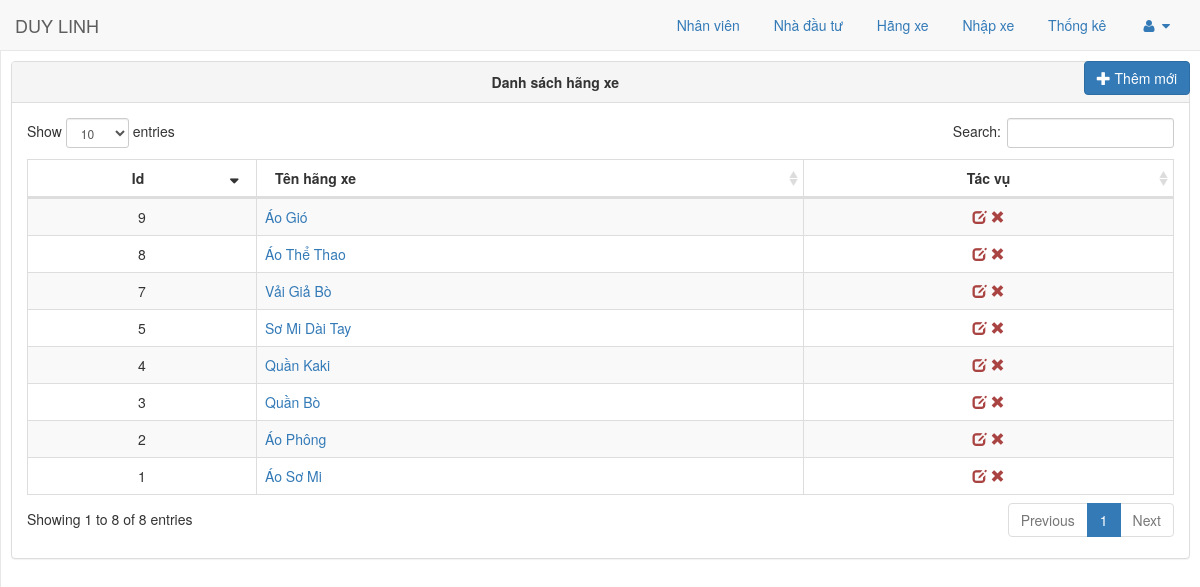
The page /admin.php?controller=group (signed in) on the database its author committed.
### tables this page shows
CREATE TABLE `subcategory` (
  `Id` int(11) NOT NULL AUTO_INCREMENT,
  `Name` varchar(250) DEFAULT NULL,
  `SupplyId` int(11) DEFAULT NULL,
  `Link` varchar(260) DEFAULT NULL,
  `CategoryId` int(11) DEFAULT NULL,
  `pId` int(11) NOT NULL DEFAULT 0,
  `alias` varchar(100) DEFAULT NULL,
  PRIMARY KEY (`Id`),
  KEY `FK_Id_Supplies1` (`SupplyId`) USING BTREE,
  KEY `FK_Id_Category1` (`CategoryId`) USING BTREE
);

### admin/controllers/group/index.php (called while the page is built, shortened)
<?php
$groups = get_all('subcategory', '');
require('admin/views/group/index.php');

### lib/model.php (called while the page is built, shortened)
<?php
function get_all($table, $options = array())
{
    $conn = connectDB();
    $select = isset($options['select']) ? $options['select'] : '*';
    $where = isset($options['where']) ? 'WHERE ' . $options['where'] : '';
    $order_by = isset($options['order_by']) ? 'ORDER BY ' . $options['order_by'] : '';
    $limit = isset($options['offset']) && isset($options['limit']) ? 'LIMIT ' . $options['offset'] . ',' . $options['limit'] : '';
    $sql = "SELECT $select FROM $table $where $order_by $limit";
    $query = mysqli_query($conn, $sql) or die(mysqli_error());
    $data = array();
    if (mysqli_num_rows($query) > 0) {
        while ($row = mysqli_fetch_assoc($query)) {
            $data[] = $row;
        }
    }
    return $data;
}

### admin/views/group/index.php (the view, shortened to what this page needs)
<?php require('admin/views/shared/header.php'); ?>
    <div id="page-wrapper">
        <a href="admin.php?controller=group&amp;action=add" class="btn btn-primary pull-right"><i
                    class="glyphicon glyphicon-plus"></i> Thêm mới</a>
        <div class="panel panel-default">
            <div class="panel-heading text-center">
                <b>Danh sách hãng xe</b>
            </div>
            <div class="panel-body">
                <div class="dataTable_wrapper">
                    <table class="table table-striped table-bordered table-hover" id="dataTables-group">
                        <thead>
                        <tr>
                            <th class="text-center">Id</th>
                            <th>Tên hãng xe</th>
                            <th class="text-center">Tác vụ</th>
                        </tr>
                        </thead>
                        <tbody>
                        <?php foreach ($groups as $group): ?>
                            <tr class="odd gradeX">
                                <td class="text-center"><?php echo $group['Id'] ?></td>
                                <td>
                                    <a href="admin.php?controller=group&amp;action=edit&amp;gid=<?php echo $group['Id']; ?>"><?php echo $group['Name']; ?></a>
                                </td>
                                <td class="text-center">
                                    <a href="admin.php?controller=group&amp;action=edit&amp;gid=<?php echo $group['Id']; ?>"
                                       class="text-danger"><i class="glyphicon glyphicon-edit"></i></a>
                                    <a href="admin.php?controller=group&amp;action=delete&amp;gid=<?php echo $group['Id']; ?>"
                                       class="text-danger xoahangxe"><i class="glyphicon glyphicon-remove"></i></a>
                                </td>
                            </tr>
                        <?php endforeach; ?>
                        </tbody>
                    </table>
                </div>
            </div>
        </div>
    </div>
    </div>
<?php require('admin/views/shared/footer.php'); ?>

### admin.php (shortened to what this page needs)
<?php
require_once('lib/model.php');
if (isset($_GET['controller'])) $controller = $_GET['controller'];
else $controller = 'home';
if (isset($_GET['action'])) $action = $_GET['action'];
else $action = 'index';
if (!empty($_SESSION)) {
    $file = 'admin/controllers/' . $controller . '/' . $action . '.php';
    if (file_exists($file)) {
        require($file);
    } else {
        show_404();
    }
} else {
    require('admin/controllers/home/login.php');
}

### admin/views/shared/header.php (shortened to what this page needs)
<!doctype html>
<html class="no-js" lang="en">
<head>
    <link href="admin/themes/css/bootstrap.min.css" rel="stylesheet">
    <link href="admin/themes/css/metisMenu.min.css" rel="stylesheet">
    <link href="admin/themes/css/timeline.css" rel="stylesheet">
    <link href="admin/themes/css/sb-admin-2.css" rel="stylesheet">
    <link href="admin/themes/css/morris.css" rel="stylesheet">
    <link href="admin/themes/font-awesome/css/font-awesome.min.css" rel="stylesheet" type="text/css">
    <link href="admin/themes/css/dataTables.bootstrap.css" rel="stylesheet">
    <link href="admin/themes/css/dataTables.responsive.css" rel="stylesheet">
    <link rel="stylesheet" href="https://cdn.jsdelivr.net/npm/bootstrap-select@1.13.9/dist/css/bootstrap-select.min.css">
    <link href="admin/themes/css/jquery.alerts.css" rel="stylesheet" type="text/css" media="screen" />
    <link rel="stylesheet" href="https://cdn.jsdelivr.net/npm/bootstrap-select@1.13.9/dist/css/bootstrap-select.min.css">
    <link rel="stylesheet" href="https://cdn.jsdelivr.net/npm/bootstrap-select@1.13.9/dist/css/bootstrap-select.min.css">
    <link rel="stylesheet" href="https://cdnjs.cloudflare.com/ajax/libs/bootstrap-tagsinput/0.8.0/bootstrap-tagsinput.css">
    <link rel="stylesheet" href="//code.jquery.com/ui/1.12.1/themes/base/jquery-ui.css">
    <link rel="stylesheet" type="text/css" media="screen"
          href="admin/themes/css/selfcss.css"/>
    <link rel="stylesheet" type="text/css" media="screen"
          href="admin/themes/combogrid/css/smoothness/jquery-ui-1.10.1.custom.css"/>
    <link rel="stylesheet" type="text/css" media="screen" href="admin/themes/combogrid/css/jquery-ui-redmond.1.9.1.css"/>
    <link rel="stylesheet" type="text/css" media="screen"
          href="admin/themes/combogrid/css/smoothness/jquery.ui.combogrid.css"/>
</head>
<body>
<div id="wrapper">
<?php
require('admin/views/shared/navbar.php'); ?>

### admin/views/shared/navbar.php (shortened to what this page needs)
<nav class="navbar navbar-default navbar-static-top" role="navigation">
    <div class="navbar-header">
        <a class="navbar-brand" href="admin.php?controller=product">DUY LINH</a>
    </div>
    <ul class="nav navbar-top-links navbar-right">
        <li class="dropdown">
            <a href="admin.php?controller=user&action=list">
                <div> Nhân viên</div>
            </a>
        </li>
        <li class="dropdown">
            <a href="admin.php?controller=nhadautu&action=list">
                <div> Nhà đầu tư</div>
            </a>
        </li>
        <li class="dropdown">
            <a href="admin.php?controller=group">
                <div> Hãng xe</div>
            </a>
        </li>
        <li class="dropdown">
            <a href="admin.php?controller=product">
                <div> Nhập xe</div>
            </a>
        </li>
        <li class="dropdown">
            <a href="admin.php?controller=thongke">
                <div> Thống kê</div>
            </a>
        </li>
        <li class="dropdown">
            <a class="dropdown-toggle" data-toggle="dropdown" href="#">
                <i class="fa fa-user fa-fw"></i> <i class="fa fa-caret-down"></i>
            </a>
        </li>
    </ul>
</nav>

### admin/views/shared/footer.php (shortened to what this page needs)
</body>
</html>

### admin/themes/css/sb-admin-2.css (style rules this page uses)
body { background-color: #f8f8f8; }
#wrapper { width: 100%; }
#page-wrapper { padding: 0 15px; min-height: 568px; background-color: #fff; }
@media (min-width:768px) { #page-wrapper { position: inherit; padding: 10px; border-left: 1px solid #e7e7e7; } }
.navbar-top-links { margin-right: 0; }
.navbar-top-links li { display: inline-block; }
.navbar-top-links li:last-child { margin-right: 15px; }
.navbar-top-links li a { padding: 15px; }
table.dataTable thead .sorting, table.dataTable thead .sorting_asc, table.dataTable thead .sorting_desc, table.dataTable thead .sorting_asc_disabled, table.dataTable thead .sorting_desc_disabled { background: 0 0; }
table.dataTable thead .sorting_desc:after { content: "\f0dd"; float: right; font-family: fontawesome; }
table.dataTable thead .sorting:after { float: right; font-family: fontawesome; color: rgba(50,50,50,.5); }

### rows shown on the page
subcategory: Id "1", Name "Áo Sơ Mi"
subcategory: Id "2", Name "Áo Phông"
subcategory: Id "3", Name "Quần Bò"
subcategory: Id "4", Name "Quần Kaki"
subcategory: Id "5", Name "Sơ Mi Dài Tay"
subcategory: Id "7", Name "Vải Giả Bò"
subcategory: Id "8", Name "Áo Thể Thao"
subcategory: Id "9", Name "Áo Gió"
